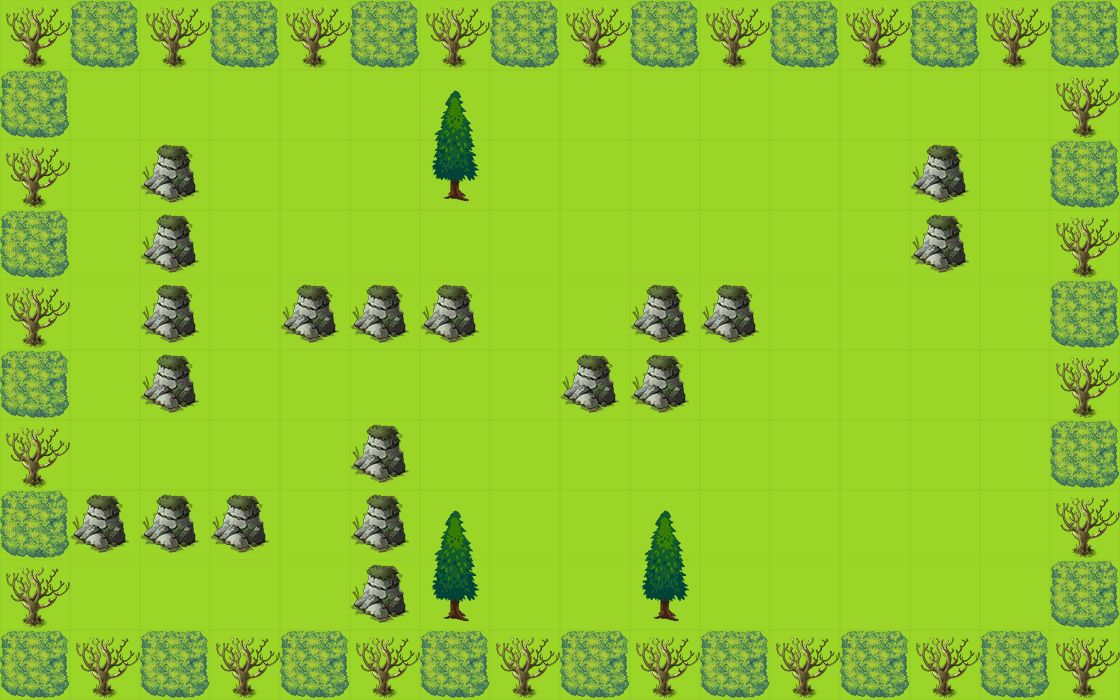

Tiled map render using the project's own tile images. Description and the map definition, with tile-layer contents summarised, below:
An orthogonal 16x10 tile map with 70x70 px tiles, 2 tile layers (bgLayer, walkLayer) and 10 objects (2x monster_0, player, key, exit, box_1, ...).

<map version="1.0" orientation="orthogonal" renderorder="right-down" width="16" height="10" tilewidth="70" tileheight="70" nextobjectid="22">
 <tileset firstgid="1" name="素材 (1)" tilewidth="70" tileheight="70" tilecount="100">
  <image source="素材 (1).png" width="700" height="700" />
 </tileset>
 <layer name="bgLayer" width="16" height="10">
  <data>[160 cells, 160 non-empty, 1 distinct tile ids]</data>
 </layer>
 <layer name="walkLayer" width="16" height="10">
  <data>[160 cells, 73 non-empty, 5 distinct tile ids]</data>
 </layer>
 <objectgroup name="object0">
  <object id="1" name="player" x="980" y="70" width="70" height="70">
   <properties>
    <property name="hp" value="600" />
   </properties>
  </object>
 </objectgroup>
 <objectgroup name="object1">
  <object id="3" name="key" x="490" y="70" width="70" height="70" />
  <object id="4" name="exit" x="560" y="560" width="70" height="70" />
 </objectgroup>
 <objectgroup name="object2">
  <object id="5" name="box_1" x="980" y="560" width="70" height="70" />
  <object id="8" name="box_2" x="70" y="280" width="70" height="70" />
  <object id="9" name="box_3" x="70" y="560" width="70" height="70" />
 </objectgroup>
 <objectgroup name="object4">
  <object id="20" name="monster_0" x="210" y="210" width="70" height="70">
   <properties>
    <property name="dirX" value="0" />
    <property name="dirY" value="1" />
    <property name="path" value="monster_1.png" />
    <property name="reverse" value="-2" />
    <property name="speed" value="100" />
   </properties>
  </object>
  <object id="21" name="monster_0" x="280" y="70" width="70" height="70">
   <properties>
    <property name="dirX" value="1" />
    <property name="dirY" value="0" />
    <property name="path" value="monster_0.png" />
    <property name="reverse" value="-1" />
    <property name="speed" value="100" />
   </properties>
  </object>
 </objectgroup>
 <objectgroup name="object3">
  <object id="18" name="trap_2" x="770" y="560" width="70" height="70" />
  <object id="19" name="trap_1" x="700" y="350" width="70" height="70" />
 </objectgroup>
</map>
